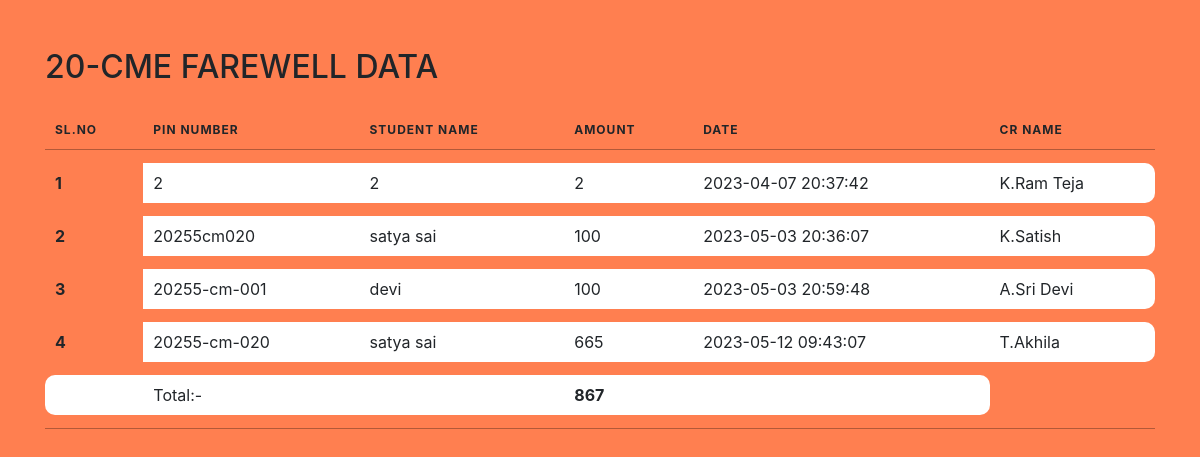
The app's page /viewdatalist.php (signed in) with its own data.
### viewdatalist.php (the view, shortened to what this page needs)
<?php
if(isset($_SESSION['username']))
{
?>
<!DOCTYPE html>
<html lang="en">
<head>
  <link rel="stylesheet" href="https://maxcdn.bootstrapcdn.com/bootstrap/4.1.3/css/bootstrap.min.css">
  <link rel="stylesheet" href="https://cdn.datatables.net/1.10.13/css/jquery.dataTables.min.css">
   <link href="https://maxcdn.bootstrapcdn.com/font-awesome/4.7.0/css/font-awesome.min.css" rel="stylesheet" >
</head>
<body>
<div class="container">
  <div class="row py-5">
    <div class="col-12">
    <?php
include 'connection.php';
$sql="SELECT * FROM `student data`";
$result=mysqli_query($conn,$sql);
if(mysqli_num_rows($result)==0){
  echo "<script>alert('No Data Found');window.location.href='data.php';</script>";
}
 else
         {?>
      <table id="example" class="table table-hover responsive nowrap" style="width:100%">
        <h2>20-CME FAREWELL DATA</h2>
        <thead>
          <tr>
          <th>Sl.No</th>
            <th>PIN NUMBER</th>
            <th>STUDENT NAME</th>
            <th>Amount</th>
            <th>Date</th>
            <th>CR Name</th>
          </tr>
        </thead>
        <?php
        $i=1;
        foreach($result as $row){
      ?>
        <tr>
        <th><?php echo $i;?></th>
            <td><?php echo $row['Pin Number'];?></td>
            <td><?php echo $row['Name Of The Student'];?></td>
            <td><?php echo $row['Amount'];?></td>
            <td><?php echo $row['Date'];?></td>
            <td><?php echo $row['CR Name'];?></td>
        </tr>
        <?php
        $i=$i+1;
                        }
        }
        ?>
         <tr><td ></td>
          <td colspan=2 >Total:-</td>
          <?php
          $sum=0;
          foreach($result as $row)
          {
            $sum=$sum+$row['Amount'];
          }
          ?>
          <td colspan=2><b><?php echo $sum; ?><b></td>
        </tr>
             </table>
    </div>
  </div>
</div>
</body>
</html>
<?php
}
else{
  echo "<script>alert('Login Not Successfull');window.location.href='index.php'<script/>";
}
?>

### viewdatalist.php (style rules this page uses)
body { min-height: 100vh; background-color: coral; overflow-x:hidden; }
.table { border-spacing: 0 0.85rem !important; }
.table td { vertical-align: middle; margin-bottom: 10px; border: none; }
.table th { vertical-align: middle; margin-bottom: 10px; border: none; }
.table thead tr { border: none; font-size: 12px; letter-spacing: 1px; text-transform: uppercase; background: transparent; }
.table thead th { border: none; font-size: 12px; letter-spacing: 1px; text-transform: uppercase; background: transparent; }
.table td { background: #fff; }
.table td:first-child { border-top-left-radius: 10px; border-bottom-left-radius: 10px; }
.table td:last-child { border-top-right-radius: 10px; border-bottom-right-radius: 10px; }
table.dataTable { margin-top: 12px !important; }

### records on screen
student data: Pin Number "2", Name Of The Student "2", Amount "2", Date "2023-04-07 20:37:42", CR Name "K.Ram Teja"
student data: Pin Number "20255cm020", Name Of The Student "satya sai", Amount "100", Date "2023-05-03 20:36:07", CR Name "K.Satish"
student data: Pin Number "20255-cm-001", Name Of The Student "devi", Amount "100", Date "2023-05-03 20:59:48", CR Name "A.Sri Devi"
student data: Pin Number "20255-cm-020", Name Of The Student "satya sai", Amount "665", Date "2023-05-12 09:43:07", CR Name "T.Akhila"

### other values on screen
$sum "867"
